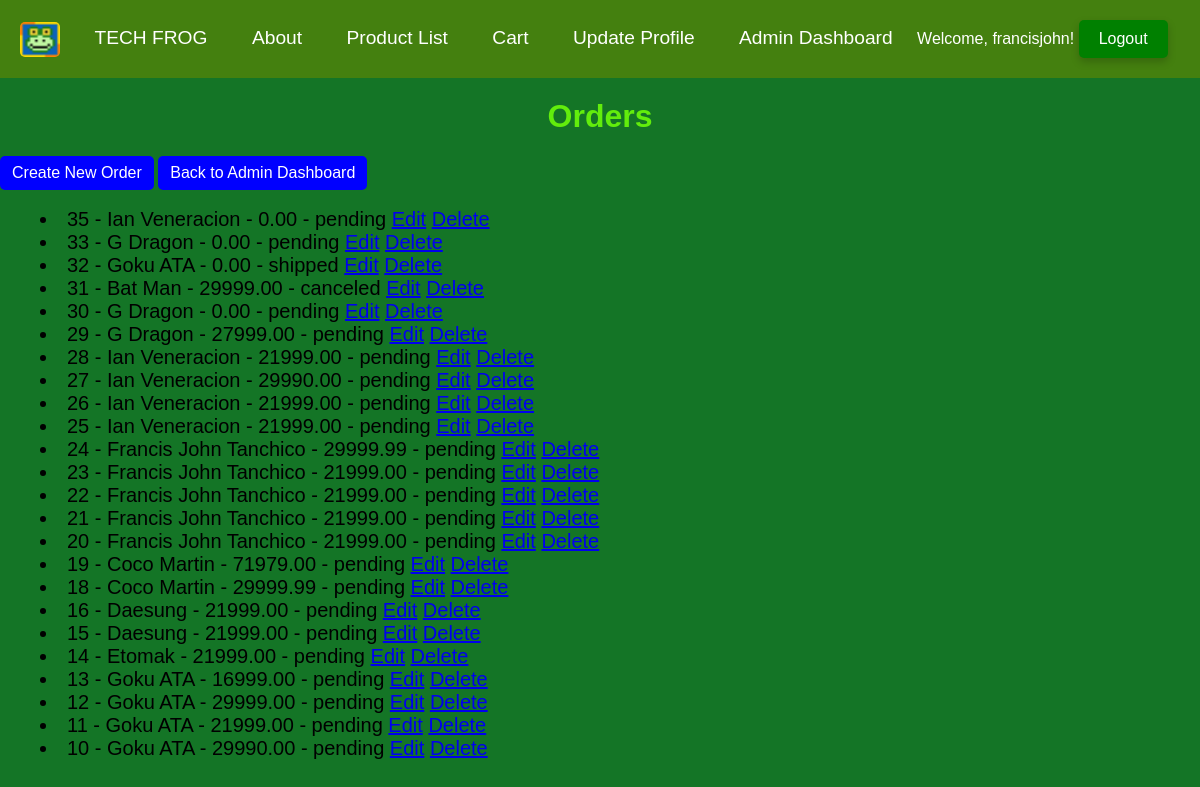
Screenshot of /orders/ (signed in) with the database file from the repository.
### app/models.py (models this page shows, shortened)
class Order(models.Model):
    customer = models.ForeignKey('Customer', on_delete=models.CASCADE, related_name='orders')
    created_at = models.DateTimeField(auto_now_add=True)
    status = models.CharField(
        max_length=20,
        choices=[
            ('pending', 'Pending'),
            ('shipped', 'Shipped'),
            ('delivered', 'Delivered'),
            ('canceled', 'Canceled'),
        ],
        default='pending'
    )
    total_price = models.DecimalField(max_digits=10, decimal_places=2, default=0, validators=[MinValueValidator(0)])
    class Meta:
        ordering = ['-created_at']

class Customer(models.Model):
    user = models.OneToOneField(User, on_delete=models.CASCADE, null=True, blank=True)
    first_name = models.CharField(max_length=50)
    last_name = models.CharField(max_length=50, default='')
    email = models.EmailField(unique=True, blank=True, null=True)
    phone_number = models.CharField(max_length=11, blank=True, null=True)
    address = models.TextField(blank=True, null=True)
    date_joined = models.DateTimeField(auto_now_add=True)
    def __str__(self):
        return f"{self.first_name} {self.last_name}"

### app/views.py (the view)
# urls.py: path('orders/', views.order_list, name='order-list'),
def order_list(request):
    orders = Order.objects.all()
    return render(request, 'app/order_list.html', {'orders': orders})

### app/templates/app/order_list.html (shortened to what this page needs)
{% extends 'app/base.html' %}
{% block content %}
  <h1>Orders</h1>
  <div>
    <a href="{% url 'order-create' %}" style="display: inline-block; padding: 8px 12px; background-color: blue; color: white; text-decoration: none; border-radius: 5px;">
      Create New Order
    </a>
    <a href="{% url 'admin_dashboard' %}" style="display: inline-block; padding: 8px 12px; background-color: blue; color: white; text-decoration: none; border-radius: 5px;">
      Back to Admin Dashboard
    </a>
    </div>
    <br>
  <ul>
    {% for order in orders %}
      <li>
        {{ order.id }} - {{ order.customer }} - {{ order.total_price }} - {{ order.status }}
        <a href="{% url 'order-update' order.pk %}">Edit</a>
        <a href="{% url 'order-delete' order.pk %}">Delete</a>
      </li>
    {% endfor %}
  </ul>
{% endblock %}

### app/templates/app/navbar.html (shortened to what this page needs)
{% load static %}
<div class="navbar">
    <header class="header">
        <nav>
            <img class="navlogo" src="{% static 'images/favicon.ico' %}" alt="Tech Frog Logo">
            <a href="{% url 'home' %}">TECH FROG</a>
            <a href="{% url 'about' %}">About</a>
            <a href="{% url 'product-list' %}">Product List</a>
            <a href="{% url 'cart_view' %}">Cart</a>
            <a href="{% url 'update-customer-profile' %}">Update Profile</a>
            <a href="{% url 'admin_dashboard' %}">Admin Dashboard</a>
            {% if user.is_authenticated %}
                <span>Welcome, {{ user.username }}!</span>
                <form method="post" action="{% url 'logout' %}" style="display: inline;">
                    <button type="submit" class="logout-button">Logout</button>
                </form>
            {% else %}
                <a href="{% url 'login' %}">Login</a>
                <a href="{% url 'signup' %}">Register</a>
            {% endif %}
        </nav>
    </header>
</div>

### static/css/base.css (style rules this page uses)
body { margin: 0; padding: 0; font-family: sans-serif; background-color: #147526; }
h1 { text-align: center; color: #62ed0c; margin-top: 20px; }
ul { list-style-position: inside; text-align: center; margin: 0 auto; display: inline-block; }
ul li { font-size: 20px; text-align: left; }
.header { background-color: #44800f; color: white; padding: 20px; display: flex; align-items: center; justify-content: space-between; }
.navlogo { height: 35px; width: 40px; margin-right: 10px; border-radius: 5px; vertical-align: middle; }
.header a { color: white; text-decoration: none; padding: 10px 15px; font-size: 1.2em; margin: 0 5px; border-radius: 5px; }
button { background-color: green; color: white; padding: 10px 20px; border: none; border-radius: 5px; cursor: pointer; font-size: 16px; font-family: Arial, sans-serif; transition: background-color 0.3s, transform 0.2s; box-shadow: 0 4px 8px rgba(0, 0, 0, 0.2); }
nav a { color: white; text-decoration: none; font-size: 1.2em; }

### rows the page displays
Order: id "35", customer "Ian Veneracion", total_price "0.00", status "pending"
Order: id "33", customer "G Dragon", total_price "0.00", status "pending"
Order: id "32", customer "Goku ATA", total_price "0.00", status "shipped"
Order: id "31", customer "Bat Man", total_price "29999.00", status "canceled"
Order: id "30", customer "G Dragon", total_price "0.00", status "pending"
Order: id "29", customer "G Dragon", total_price "27999.00", status "pending"
Order: id "28", customer "Ian Veneracion", total_price "21999.00", status "pending"
Order: id "27", customer "Ian Veneracion", total_price "29990.00", status "pending"
Order: id "26", customer "Ian Veneracion", total_price "21999.00", status "pending"
Order: id "25", customer "Ian Veneracion", total_price "21999.00", status "pending"
Order: id "24", customer "Francis John Tanchico", total_price "29999.99", status "pending"
Order: id "23", customer "Francis John Tanchico", total_price "21999.00", status "pending"
Order: id "22", customer "Francis John Tanchico", total_price "21999.00", status "pending"
Order: id "21", customer "Francis John Tanchico", total_price "21999.00", status "pending"
Order: id "20", customer "Francis John Tanchico", total_price "21999.00", status "pending"
Order: id "19", customer "Coco Martin", total_price "71979.00", status "pending"
Order: id "18", customer "Coco Martin", total_price "29999.99", status "pending"
Order: id "16", customer "Daesung", total_price "21999.00", status "pending"
Order: id "15", customer "Daesung", total_price "21999.00", status "pending"
Order: id "14", customer "Etomak", total_price "21999.00", status "pending"
Order: id "13", customer "Goku ATA", total_price "16999.00", status "pending"
Order: id "12", customer "Goku ATA", total_price "29999.00", status "pending"
Order: id "11", customer "Goku ATA", total_price "21999.00", status "pending"
Order: id "10", customer "Goku ATA", total_price "29990.00", status "pending"

### other values shown
{{ user.username }} "francisjohn"
